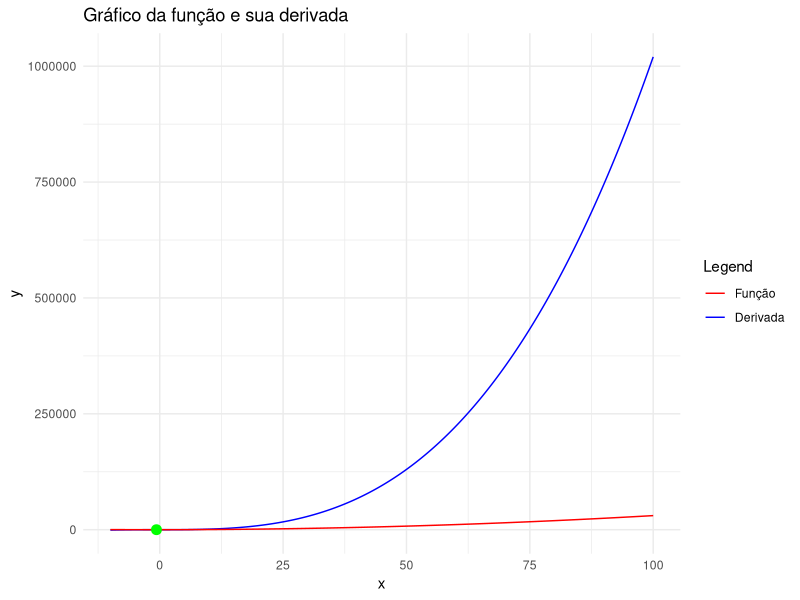

Recreate this plot in R.
## ---- chunk 1
library(Deriv) # Capaz de realizar derivadas e integrais
library(ggplot2)

## ---- chunk 2

############################### Define the function
f <- function(x) x**3 + 2*x**2 + x + 1

# Calculate the symbolic derivative
derivada <- Deriv(f, "x")

# Exiba a derivada
derivada

x_vals <- seq(-10, 100, length.out = 500) # Pontos que serão plotados no gráfico!!!!! varia para diferentes funções

# Calcula os valores das funções e derivadas para os valores de x
f_vals <- f(x_vals)
derivada_vals <- eval(derivada(x_vals))

# Valores de X com derivada igual a zero

derivada_em_x <- function(x) eval(derivada(x))
zeros_derivada <- optimize(derivada_em_x, c(-3, 1))
zeros_derivada$minimum

#zeros_derivada <- uniroot(derivada_em_x, c(-3, -1))
#zeros_derivada$root

# Cria um dataframe com os valores de x e as funções
dados <- data.frame(x = x_vals, f_x = f_vals, derivada_x = derivada_vals)

# Converta o ponto onde a derivada é zero em um data frame
ponto_derivada_zero <- data.frame(x = zeros_derivada$minimum, y = 0)

# Cria o gráfico usando ggplot2
grafico <- ggplot(dados, aes(x)) +
  geom_line(aes(y = f_x, color = "Função")) +
  geom_line(aes(y = derivada_x, color = "Derivada")) +
  geom_point(data = ponto_derivada_zero, aes(x = x, y = y), color = "green", size = 3) +  
  labs(x = "x", y = "y", color = "Legend") +
  ggtitle("Gráfico da função e sua derivada") +
  scale_color_manual(values = c("Função" = "blue", "Derivada" = "red"),
                     labels = c("Função", "Derivada")) +
  theme_minimal()

# Exibe o gráfico
print(grafico)
